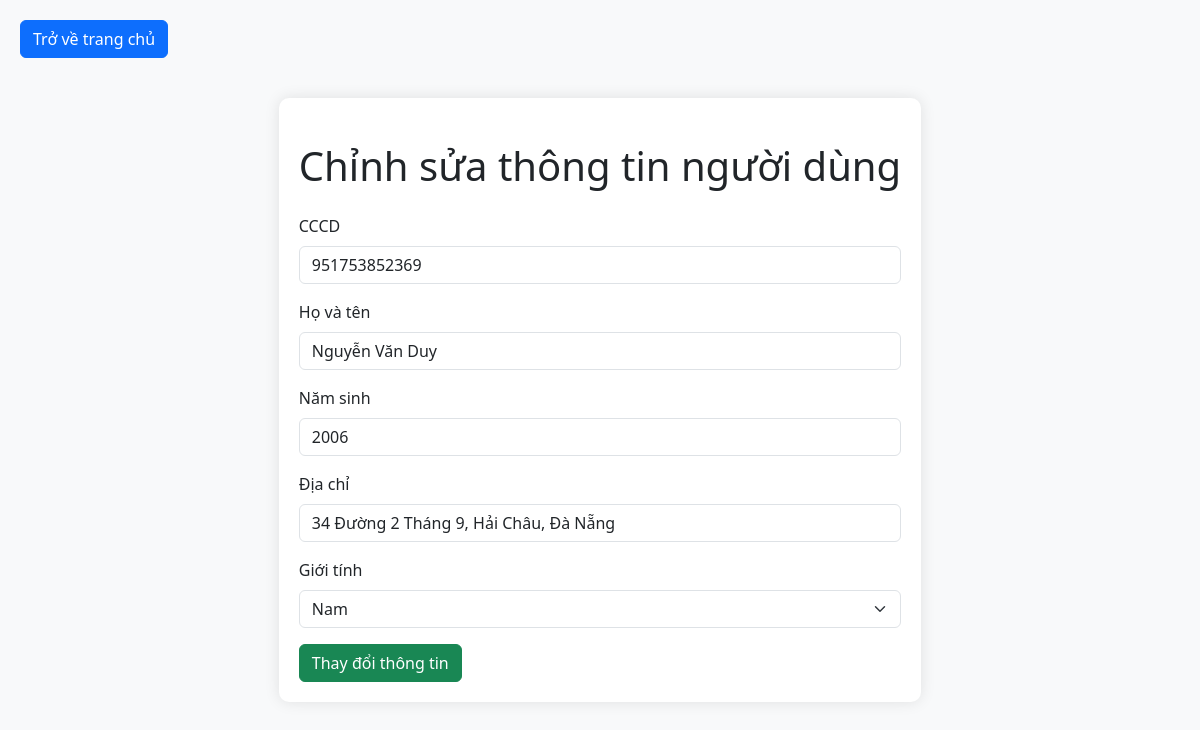
Page /edit.php?id=VKU147369 on the committed database.
### tables this page shows
CREATE TABLE `user` (
  `id` varchar(255) NOT NULL,
  `cccd` varchar(20) NOT NULL,
  `hovaten` varchar(255) NOT NULL,
  `namsinh` year NOT NULL,
  `diachi` text,
  `gioitinh` varchar(5) NOT NULL
);

### edit.php (the view, shortened to what this page needs)
<!DOCTYPE html>
<html lang="en">
<head>
    <link href="https://cdn.jsdelivr.net/npm/bootstrap@5.3.3/dist/css/bootstrap.min.css" rel="stylesheet">
    <link rel="stylesheet" href="css/edit.css">
</head>
<body>
    <a href="index.php" class="btn btn-primary return-home">Trở về trang chủ</a>
    <?php
    require "connectDB.php";
    $id = isset($_GET['id']) ? $_GET['id'] : 0;
    $sql = "SELECT `id`, `cccd`, `hovaten`, `namsinh`, `diachi`, `gioitinh` FROM `user` WHERE id = :id";
    $stmt = $pdo->prepare($sql);
    $stmt->bindParam(':id', $id);
    $stmt->execute();
    ?>
    <div class="center-block">
        <h1 class="my-4 text-center">Chỉnh sửa thông tin người dùng</h1>
        <?php
        if ($stmt->rowCount() > 0) {
            $row = $stmt->fetch(PDO::FETCH_ASSOC);
        ?>
            <form method="POST" action="controller/update_user.php">
                <div class="mb-3">
                    <label for="cccd" class="form-label">CCCD</label>
                    <input type="text" class="form-control" id="cccd" name="cccd" value="<?php echo htmlspecialchars($row['cccd']); ?>" required>
                </div>
                <div class="mb-3">
                    <label for="hovaten" class="form-label">Họ và tên</label>
                    <input type="text" class="form-control" id="hovaten" name="hovaten" value="<?php echo htmlspecialchars($row['hovaten']); ?>" required>
                </div>
                <div class="mb-3">
                    <label for="namsinh" class="form-label">Năm sinh</label>
                    <input type="number" class="form-control" id="namsinh" name="namsinh" value="<?php echo htmlspecialchars($row['namsinh']); ?>" required>
                </div>
                <div class="mb-3">
                    <label for="diachi" class="form-label">Địa chỉ</label>
                    <input type="text" class="form-control" id="diachi" name="diachi" value="<?php echo htmlspecialchars($row['diachi']); ?>" required>
                </div>
                <div class="mb-3">
                    <label for="gioitinh" class="form-label">Giới tính</label>
                    <select class="form-select" id="gioitinh" name="gioitinh" required>
                        <option value="Nam" <?php if ($row['gioitinh'] == 'Nam') echo 'selected'; ?>>Nam</option>
                    </select>
                </div>
                <button type="submit" class="btn btn-success">Thay đổi thông tin</button>
            </form>
        <?php
        } else {
            echo '<div class="alert alert-warning text-center" role="alert">';
            echo 'Không tìm thấy người dùng với ID này.';
            echo '</div>';
        }
        ?>
    </div>
</body>
</html>

### css/edit.css (style rules this page uses)
* { margin: 0; padding: 0; box-sizing: border-box; }
body, html { height: 100%; margin: 0; display: flex; justify-content: center; align-items: center; background-color: #f8f9fa; }
.center-block { width: 100%; max-width: 800px; padding: 20px; background-color: white; border-radius: 10px; box-shadow: 0 0 15px rgba(0, 0, 0, 0.1); }
.return-home { position: absolute; top: 20px; left: 20px; }

### rows in the picture
user: cccd "951753852369", hovaten "Nguyễn Văn Duy", namsinh "2006", diachi "34 Đường 2 Tháng 9, Hải Châu, Đà Nẵng", gioitinh "Nam"
